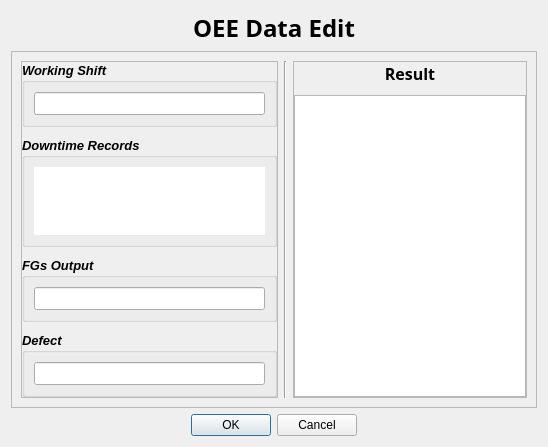
<?xml version="1.0" encoding="UTF-8"?>
<ui version="4.0">
 <class>Dialog</class>
 <widget class="QDialog" name="Dialog">
  <property name="geometry">
   <rect>
    <x>0</x>
    <y>0</y>
    <width>548</width>
    <height>444</height>
   </rect>
  </property>
  <property name="windowTitle">
   <string>Dialog</string>
  </property>
  <layout class="QVBoxLayout" name="verticalLayout">
   <item>
    <widget class="QLabel" name="label">
     <property name="sizePolicy">
      <sizepolicy hsizetype="Preferred" vsizetype="Maximum">
       <horstretch>0</horstretch>
       <verstretch>0</verstretch>
      </sizepolicy>
     </property>
     <property name="font">
      <font>
       <family>Rockwell</family>
       <pointsize>18</pointsize>
       <weight>75</weight>
       <bold>true</bold>
      </font>
     </property>
     <property name="text">
      <string>OEE Data Edit</string>
     </property>
     <property name="alignment">
      <set>Qt::AlignCenter</set>
     </property>
    </widget>
   </item>
   <item>
    <widget class="QFrame" name="frame">
     <property name="frameShape">
      <enum>QFrame::StyledPanel</enum>
     </property>
     <property name="frameShadow">
      <enum>QFrame::Raised</enum>
     </property>
     <layout class="QHBoxLayout" name="horizontalLayout">
      <item>
       <widget class="QFrame" name="frame_2">
        <property name="frameShape">
         <enum>QFrame::StyledPanel</enum>
        </property>
        <property name="frameShadow">
         <enum>QFrame::Raised</enum>
        </property>
        <layout class="QVBoxLayout" name="verticalLayout_3">
         <property name="spacing">
          <number>10</number>
         </property>
         <property name="leftMargin">
          <number>0</number>
         </property>
         <property name="topMargin">
          <number>0</number>
         </property>
         <property name="rightMargin">
          <number>0</number>
         </property>
         <property name="bottomMargin">
          <number>0</number>
         </property>
         <item>
          <widget class="QGroupBox" name="groupBox">
           <property name="font">
            <font>
             <family>MS Sans Serif</family>
             <pointsize>10</pointsize>
             <weight>75</weight>
             <italic>true</italic>
             <bold>true</bold>
            </font>
           </property>
           <property name="title">
            <string>Working Shift</string>
           </property>
           <layout class="QHBoxLayout" name="horizontalLayout_2">
            <item>
             <widget class="QLineEdit" name="working_shift_lnedit"/>
            </item>
           </layout>
          </widget>
         </item>
         <item>
          <widget class="QGroupBox" name="groupBox_2">
           <property name="font">
            <font>
             <family>MS Sans Serif</family>
             <pointsize>10</pointsize>
             <weight>75</weight>
             <italic>true</italic>
             <bold>true</bold>
            </font>
           </property>
           <property name="title">
            <string>Downtime Records</string>
           </property>
           <layout class="QVBoxLayout" name="verticalLayout_2">
            <item>
             <widget class="QListWidget" name="downtime_records_widget">
              <property name="frameShape">
               <enum>QFrame::NoFrame</enum>
              </property>
             </widget>
            </item>
           </layout>
          </widget>
         </item>
         <item>
          <widget class="QGroupBox" name="groupBox_3">
           <property name="font">
            <font>
             <family>MS Sans Serif</family>
             <pointsize>10</pointsize>
             <weight>75</weight>
             <italic>true</italic>
             <bold>true</bold>
            </font>
           </property>
           <property name="title">
            <string>FGs Output</string>
           </property>
           <layout class="QHBoxLayout" name="horizontalLayout_3">
            <item>
             <widget class="QLineEdit" name="FGs_lnedit"/>
            </item>
           </layout>
          </widget>
         </item>
         <item>
          <widget class="QGroupBox" name="groupBox_4">
           <property name="font">
            <font>
             <family>MS Sans Serif</family>
             <pointsize>10</pointsize>
             <weight>75</weight>
             <italic>true</italic>
             <bold>true</bold>
            </font>
           </property>
           <property name="title">
            <string>Defect</string>
           </property>
           <layout class="QHBoxLayout" name="horizontalLayout_4">
            <item>
             <widget class="QLineEdit" name="defect_lnedit"/>
            </item>
           </layout>
          </widget>
         </item>
        </layout>
       </widget>
      </item>
      <item>
       <widget class="Line" name="line">
        <property name="orientation">
         <enum>Qt::Vertical</enum>
        </property>
       </widget>
      </item>
      <item>
       <widget class="QFrame" name="frame_3">
        <property name="font">
         <font>
          <family>Rockwell</family>
          <pointsize>12</pointsize>
          <weight>75</weight>
          <bold>true</bold>
         </font>
        </property>
        <property name="frameShape">
         <enum>QFrame::StyledPanel</enum>
        </property>
        <property name="frameShadow">
         <enum>QFrame::Raised</enum>
        </property>
        <layout class="QVBoxLayout" name="verticalLayout_4">
         <property name="spacing">
          <number>10</number>
         </property>
         <property name="leftMargin">
          <number>0</number>
         </property>
         <property name="topMargin">
          <number>0</number>
         </property>
         <property name="rightMargin">
          <number>0</number>
         </property>
         <property name="bottomMargin">
          <number>0</number>
         </property>
         <item>
          <widget class="QLabel" name="label_2">
           <property name="text">
            <string>Result</string>
           </property>
           <property name="alignment">
            <set>Qt::AlignCenter</set>
           </property>
          </widget>
         </item>
         <item>
          <widget class="QTableView" name="result_table"/>
         </item>
        </layout>
       </widget>
      </item>
     </layout>
    </widget>
   </item>
   <item>
    <widget class="QDialogButtonBox" name="buttonBox">
     <property name="sizePolicy">
      <sizepolicy hsizetype="Expanding" vsizetype="Maximum">
       <horstretch>0</horstretch>
       <verstretch>0</verstretch>
      </sizepolicy>
     </property>
     <property name="orientation">
      <enum>Qt::Horizontal</enum>
     </property>
     <property name="standardButtons">
      <set>QDialogButtonBox::Cancel|QDialogButtonBox::Ok</set>
     </property>
     <property name="centerButtons">
      <bool>true</bool>
     </property>
    </widget>
   </item>
  </layout>
 </widget>
 <resources/>
 <connections>
  <connection>
   <sender>buttonBox</sender>
   <signal>rejected()</signal>
   <receiver>Dialog</receiver>
   <slot>reject()</slot>
   <hints>
    <hint type="sourcelabel">
     <x>316</x>
     <y>260</y>
    </hint>
    <hint type="destinationlabel">
     <x>286</x>
     <y>274</y>
    </hint>
   </hints>
  </connection>
  <connection>
   <sender>buttonBox</sender>
   <signal>accepted()</signal>
   <receiver>Dialog</receiver>
   <slot>accept()</slot>
   <hints>
    <hint type="sourcelabel">
     <x>248</x>
     <y>254</y>
    </hint>
    <hint type="destinationlabel">
     <x>157</x>
     <y>274</y>
    </hint>
   </hints>
  </connection>
 </connections>
</ui>
